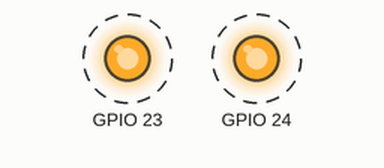
Simulated run of this program. Board: Raspberry Pi (BCM pin numbers). Parts: output pins drawn as LEDs (lit = HIGH). Dashed ring = blinking. What the program prints to the terminal is not drawn.

Above: at 0.5 s.
Timing chart, 0 to 4.6 s (numbered marks = the images above):
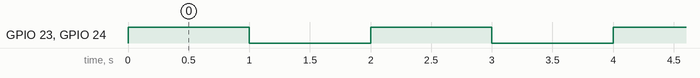

Measured:
- by itself, GPIO 23, GPIO 24: alternates HIGH for 1.0 s and LOW for 1.0 s

The program:

toggle_led.py
```python
import RPi.GPIO as GPIO
import time

GPIO.setmode(GPIO.BCM)

print "Setup LED pins as outputs"

GPIO.setup(23, GPIO.OUT)
GPIO.output(23, False)
GPIO.setup(24, GPIO.OUT)
GPIO.output(24, False)

cnt = 100

while cnt > 0 :
    GPIO.output(23, True)
    GPIO.output(24, True)

    print "on LED pins as outputs"
    time.sleep(1)

    GPIO.output(23, False)
    GPIO.output(24, False)
    cnt -= 1

    print "off LED pins as outputs"
    time.sleep(1)


raw_input('press enter to exit program')

GPIO.cleanup()
```
